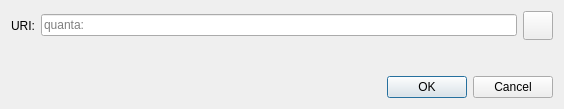
<?xml version="1.0" encoding="UTF-8"?>
<ui version="4.0">
 <class>OpenURIDialog</class>
 <widget class="QDialog" name="OpenURIDialog">
  <property name="geometry">
   <rect>
    <x>0</x>
    <y>0</y>
    <width>564</width>
    <height>109</height>
   </rect>
  </property>
  <property name="windowTitle">
   <string>Open quanta URI</string>
  </property>
  <layout class="QVBoxLayout" name="verticalLayout">
   <item>
    <layout class="QHBoxLayout" name="horizontalLayout">
     <item>
      <widget class="QLabel" name="label">
       <property name="text">
        <string>URI:</string>
       </property>
      </widget>
     </item>
     <item>
      <widget class="QValidatedLineEdit" name="uriEdit">
       <property name="placeholderText">
        <string notr="true">quanta:</string>
       </property>
      </widget>
     </item>
     <item>
      <widget class="QToolButton" name="pasteButton">
       <property name="toolTip">
        <string extracomment="Tooltip text for button that allows you to paste an address that is in your clipboard.">Paste address from clipboard</string>
       </property>
       <property name="text">
        <string/>
       </property>
       <property name="icon">
        <iconset resource="../bitcoin.qrc">
         <normaloff>:/icons/editpaste</normaloff>:/icons/editpaste
        </iconset>
       </property>
       <property name="iconSize">
        <size>
         <width>22</width>
         <height>22</height>
        </size>
       </property>
      </widget>
     </item>
    </layout>
   </item>
   <item>
    <spacer name="verticalSpacer">
     <property name="orientation">
      <enum>Qt::Vertical</enum>
     </property>
     <property name="sizeHint" stdset="0">
      <size>
       <width>20</width>
       <height>40</height>
      </size>
     </property>
    </spacer>
   </item>
   <item>
    <widget class="QDialogButtonBox" name="buttonBox">
     <property name="orientation">
      <enum>Qt::Horizontal</enum>
     </property>
     <property name="standardButtons">
      <set>QDialogButtonBox::Cancel|QDialogButtonBox::Ok</set>
     </property>
    </widget>
   </item>
  </layout>
 </widget>
 <customwidgets>
  <customwidget>
   <class>QValidatedLineEdit</class>
   <extends>QLineEdit</extends>
   <header>qt/qvalidatedlineedit.h</header>
  </customwidget>
 </customwidgets>
 <resources/>
 <connections>
  <connection>
   <sender>buttonBox</sender>
   <signal>accepted()</signal>
   <receiver>OpenURIDialog</receiver>
   <slot>accept()</slot>
   <hints>
    <hint type="sourcelabel">
     <x>248</x>
     <y>254</y>
    </hint>
    <hint type="destinationlabel">
     <x>157</x>
     <y>274</y>
    </hint>
   </hints>
  </connection>
  <connection>
   <sender>buttonBox</sender>
   <signal>rejected()</signal>
   <receiver>OpenURIDialog</receiver>
   <slot>reject()</slot>
   <hints>
    <hint type="sourcelabel">
     <x>316</x>
     <y>260</y>
    </hint>
    <hint type="destinationlabel">
     <x>286</x>
     <y>274</y>
    </hint>
   </hints>
  </connection>
 </connections>
</ui>
